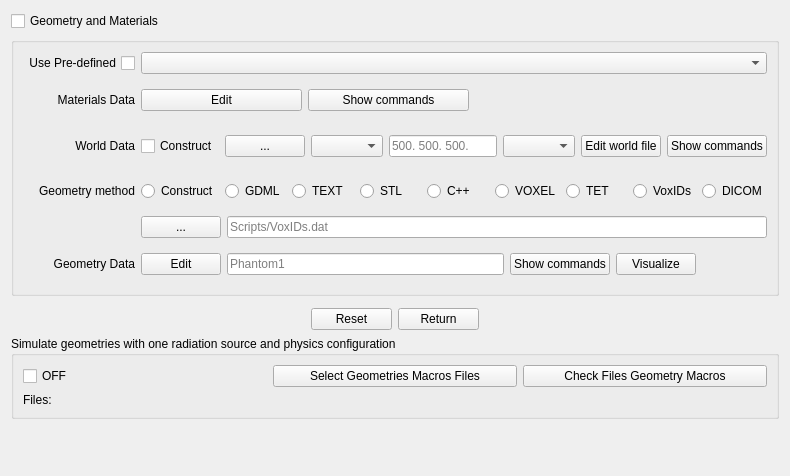
            <widget class="QWidget" name="Geometry">
             <attribute name="title">
              <string>Geometry</string>
             </attribute>
             <layout class="QFormLayout" name="formLayout_2">
              <item row="0" column="0">
               <widget class="QCheckBox" name="checkBoxFixGeometryCommands">
                <property name="toolTip">
                 <string>&lt;html&gt;&lt;head/&gt;&lt;body&gt;&lt;p&gt;Uncheck to ignor the geometry and materials macros data from the read input file.&lt;/p&gt;&lt;/body&gt;&lt;/html&gt;</string>
                </property>
                <property name="text">
                 <string>Geometry and Materials</string>
                </property>
               </widget>
              </item>
              <item row="1" column="0" colspan="2">
               <widget class="QGroupBox" name="groupBoxGeometry">
                <property name="title">
                 <string/>
                </property>
                <layout class="QGridLayout" name="gridLayout_6">
                 <item row="3" column="0">
                  <widget class="QLabel" name="WorldDimLabel">
                   <property name="text">
                    <string>World Data</string>
                   </property>
                   <property name="alignment">
                    <set>Qt::AlignRight|Qt::AlignTrailing|Qt::AlignVCenter</set>
                   </property>
                  </widget>
                 </item>
                 <item row="7" column="0">
                  <widget class="QLabel" name="label_14">
                   <property name="text">
                    <string>Geometry Data</string>
                   </property>
                   <property name="alignment">
                    <set>Qt::AlignRight|Qt::AlignTrailing|Qt::AlignVCenter</set>
                   </property>
                  </widget>
                 </item>
                 <item row="5" column="1">
                  <widget class="QFrame" name="frame_19">
                   <property name="frameShape">
                    <enum>QFrame::NoFrame</enum>
                   </property>
                   <property name="frameShadow">
                    <enum>QFrame::Raised</enum>
                   </property>
                   <layout class="QHBoxLayout" name="horizontalLayout_20">
                    <property name="spacing">
                     <number>6</number>
                    </property>
                    <property name="leftMargin">
                     <number>0</number>
                    </property>
                    <property name="topMargin">
                     <number>0</number>
                    </property>
                    <property name="rightMargin">
                     <number>0</number>
                    </property>
                    <property name="bottomMargin">
                     <number>0</number>
                    </property>
                    <item>
                     <widget class="QPushButton" name="pushButtonChooseVoxIDsFile">
                      <property name="text">
                       <string>...</string>
                      </property>
                     </widget>
                    </item>
                    <item>
                     <widget class="QLineEdit" name="lineEditVoxIDsFilePath">
                      <property name="toolTip">
                       <string>add region r material IDs file for VoxIDs geometry</string>
                      </property>
                      <property name="placeholderText">
                       <string>Scripts/VoxIDs.dat</string>
                      </property>
                     </widget>
                    </item>
                   </layout>
                  </widget>
                 </item>
                 <item row="1" column="0">
                  <widget class="QLabel" name="MaterialsDataLabel">
                   <property name="text">
                    <string>Materials Data</string>
                   </property>
                   <property name="alignment">
                    <set>Qt::AlignRight|Qt::AlignTrailing|Qt::AlignVCenter</set>
                   </property>
                  </widget>
                 </item>
                 <item row="3" column="1">
                  <widget class="QFrame" name="frame_World">
                   <property name="frameShape">
                    <enum>QFrame::NoFrame</enum>
                   </property>
                   <property name="frameShadow">
                    <enum>QFrame::Raised</enum>
                   </property>
                   <layout class="QHBoxLayout" name="horizontalLayout_3">
                    <property name="leftMargin">
                     <number>0</number>
                    </property>
                    <property name="rightMargin">
                     <number>0</number>
                    </property>
                    <item>
                     <widget class="QCheckBox" name="checkBoxWorldConst">
                      <property name="text">
                       <string>Construct</string>
                      </property>
                     </widget>
                    </item>
                    <item>
                     <widget class="QPushButton" name="pushButtonChoosWorldFile">
                      <property name="text">
                       <string>...</string>
                      </property>
                     </widget>
                    </item>
                    <item>
                     <widget class="QComboBox" name="PhantomWorldMaterialLineEdit">
                      <property name="enabled">
                       <bool>true</bool>
                      </property>
                      <property name="editable">
                       <bool>false</bool>
                      </property>
                     </widget>
                    </item>
                    <item>
                     <widget class="QLineEdit" name="PhantomWorldHalfSizeslineEdit">
                      <property name="placeholderText">
                       <string>500. 500. 500. </string>
                      </property>
                     </widget>
                    </item>
                    <item>
                     <widget class="QComboBox" name="comboBoxWorldSizeUnit"/>
                    </item>
                    <item>
                     <widget class="QPushButton" name="pushButtonEditGeometryFile">
                      <property name="text">
                       <string>Edit world file</string>
                      </property>
                     </widget>
                    </item>
                    <item>
                     <widget class="QPushButton" name="WorldDataShowButtonpushButton">
                      <property name="toolTip">
                       <string>&lt;html&gt;&lt;head/&gt;&lt;body&gt;&lt;p&gt;Show the registered macros of world building data.&lt;/p&gt;&lt;/body&gt;&lt;/html&gt;</string>
                      </property>
                      <property name="text">
                       <string>Show commands</string>
                      </property>
                     </widget>
                    </item>
                   </layout>
                  </widget>
                 </item>
                 <item row="4" column="1">
                  <widget class="QFrame" name="frame_6">
                   <property name="frameShape">
                    <enum>QFrame::NoFrame</enum>
                   </property>
                   <property name="frameShadow">
                    <enum>QFrame::Raised</enum>
                   </property>
                   <layout class="QHBoxLayout" name="horizontalLayout_5">
                    <property name="leftMargin">
                     <number>0</number>
                    </property>
                    <property name="rightMargin">
                     <number>0</number>
                    </property>
                    <item>
                     <widget class="QRadioButton" name="radioButtonConstruct">
                      <property name="text">
                       <string>Construct</string>
                      </property>
                     </widget>
                    </item>
                    <item>
                     <widget class="QRadioButton" name="radioButtonGDML">
                      <property name="text">
                       <string>GDML</string>
                      </property>
                     </widget>
                    </item>
                    <item>
                     <widget class="QRadioButton" name="radioButtonTEXT">
                      <property name="text">
                       <string>TEXT</string>
                      </property>
                     </widget>
                    </item>
                    <item>
                     <widget class="QRadioButton" name="radioButtonSTL">
                      <property name="text">
                       <string>STL</string>
                      </property>
                     </widget>
                    </item>
                    <item>
                     <widget class="QRadioButton" name="radioButtonCpp">
                      <property name="text">
                       <string>C++</string>
                      </property>
                     </widget>
                    </item>
                    <item>
                     <widget class="QRadioButton" name="radioButtonVoxel">
                      <property name="text">
                       <string>VOXEL</string>
                      </property>
                     </widget>
                    </item>
                    <item>
                     <widget class="QRadioButton" name="radioButtonTET">
                      <property name="text">
                       <string>TET</string>
                      </property>
                     </widget>
                    </item>
                    <item>
                     <widget class="QRadioButton" name="radioButtonVoxIDs">
                      <property name="text">
                       <string>VoxIDs</string>
                      </property>
                     </widget>
                    </item>
                    <item>
                     <widget class="QRadioButton" name="radioButtonDICOM">
                      <property name="text">
                       <string>DICOM</string>
                      </property>
                     </widget>
                    </item>
                   </layout>
                  </widget>
                 </item>
                 <item row="7" column="1">
                  <widget class="QFrame" name="frame_GDML">
                   <property name="frameShape">
                    <enum>QFrame::NoFrame</enum>
                   </property>
                   <property name="frameShadow">
                    <enum>QFrame::Raised</enum>
                   </property>
                   <layout class="QHBoxLayout" name="horizontalLayout_8">
                    <property name="leftMargin">
                     <number>0</number>
                    </property>
                    <property name="rightMargin">
                     <number>71</number>
                    </property>
                    <item>
                     <widget class="QPushButton" name="EditGeometyDataBtn">
                      <property name="toolTip">
                       <string>&lt;html&gt;&lt;head/&gt;&lt;body&gt;&lt;p&gt;Open the geometry frame to add, remove, and edit the geometrical data using the GUI and commands. All the data will be shown in commands. You should edit the commands in the input tab and save the macro commands.&lt;/p&gt;&lt;/body&gt;&lt;/html&gt;</string>
                      </property>
                      <property name="text">
                       <string>Edit</string>
                      </property>
                     </widget>
                    </item>
                    <item>
                     <widget class="QLineEdit" name="lineEditGeometrySymbole">
                      <property name="toolTip">
                       <string>&lt;html&gt;&lt;head/&gt;&lt;body&gt;&lt;p&gt;The geometry symbol is used to characterize the results in the result file. Note that the result is localized by geometry symbol, radionuclide or particle, quantity, source region, target region (and energy for particle).&lt;/p&gt;&lt;/body&gt;&lt;/html&gt;</string>
                      </property>
                      <property name="placeholderText">
                       <string>Phantom1</string>
                      </property>
                     </widget>
                    </item>
                    <item>
                     <widget class="QPushButton" name="GeometryDataShowButton">
                      <property name="toolTip">
                       <string>&lt;html&gt;&lt;head/&gt;&lt;body&gt;&lt;p&gt;Show the registered macros of geometry data.&lt;/p&gt;&lt;/body&gt;&lt;/html&gt;</string>
                      </property>
                      <property name="text">
                       <string>Show commands</string>
                      </property>
                     </widget>
                    </item>
                    <item>
                     <widget class="QPushButton" name="ViewGeometyDataBtn">
                      <property name="toolTip">
                       <string>&lt;html&gt;&lt;head/&gt;&lt;body&gt;&lt;p&gt;Run DoseCalcs for the created geometry visualization using the Qt driver.&lt;/p&gt;&lt;/body&gt;&lt;/html&gt;</string>
                      </property>
                      <property name="text">
                       <string>Visualize</string>
                      </property>
                     </widget>
                    </item>
                   </layout>
                  </widget>
                 </item>
                 <item row="4" column="0">
                  <widget class="QLabel" name="labelGeomtryType">
                   <property name="lineWidth">
                    <number>1</number>
                   </property>
                   <property name="text">
                    <string>Geometry method</string>
                   </property>
                   <property name="alignment">
                    <set>Qt::AlignRight|Qt::AlignTrailing|Qt::AlignVCenter</set>
                   </property>
                  </widget>
                 </item>
                 <item row="1" column="1">
                  <widget class="QFrame" name="frame_materials">
                   <property name="frameShape">
                    <enum>QFrame::NoFrame</enum>
                   </property>
                   <property name="frameShadow">
                    <enum>QFrame::Raised</enum>
                   </property>
                   <layout class="QHBoxLayout" name="horizontalLayout_12">
                    <property name="leftMargin">
                     <number>0</number>
                    </property>
                    <property name="rightMargin">
                     <number>298</number>
                    </property>
                    <item>
                     <widget class="QPushButton" name="MaterialsDataEditButton">
                      <property name="toolTip">
                       <string>&lt;html&gt;&lt;head/&gt;&lt;body&gt;&lt;p&gt;Open the material frame to add, remove, and edit the materials data using the GUI and commands. All the data will be shown in commands. You should edit the commands in the input tab and save the macro commands.&lt;/p&gt;&lt;/body&gt;&lt;/html&gt;</string>
                      </property>
                      <property name="text">
                       <string>Edit</string>
                      </property>
                     </widget>
                    </item>
                    <item>
                     <widget class="QPushButton" name="MaterialsDataShowButton">
                      <property name="toolTip">
                       <string>&lt;html&gt;&lt;head/&gt;&lt;body&gt;&lt;p&gt;Show the registered macros of material data.&lt;/p&gt;&lt;/body&gt;&lt;/html&gt;</string>
                      </property>
                      <property name="text">
                       <string>Show commands</string>
                      </property>
                     </widget>
                    </item>
                   </layout>
                  </widget>
                 </item>
                 <item row="0" column="0">
                  <widget class="QCheckBox" name="checkBoxUsePreDefinedGeom">
                   <property name="layoutDirection">
                    <enum>Qt::RightToLeft</enum>
                   </property>
                   <property name="text">
                    <string>Use Pre-defined</string>
                   </property>
                  </widget>
                 </item>
                 <item row="0" column="1">
                  <widget class="QComboBox" name="comboBoxPreDefinedGeom"/>
                 </item>
                </layout>
               </widget>
              </item>
              <item row="3" column="0" colspan="2">
               <widget class="QFrame" name="fraHelpGUIInput">
                <property name="frameShape">
                 <enum>QFrame::NoFrame</enum>
                </property>
                <property name="frameShadow">
                 <enum>QFrame::Raised</enum>
                </property>
               </widget>
              </item>
              <item row="4" column="0" colspan="2">
               <widget class="QFrame" name="frame_4">
                <property name="frameShape">
                 <enum>QFrame::NoFrame</enum>
                </property>
                <property name="frameShadow">
                 <enum>QFrame::Raised</enum>
                </property>
                <layout class="QHBoxLayout" name="horizontalLayout_9">
                 <property name="leftMargin">
                  <number>300</number>
                 </property>
                 <property name="topMargin">
                  <number>0</number>
                 </property>
                 <property name="rightMargin">
                  <number>300</number>
                 </property>
                 <property name="bottomMargin">
                  <number>0</number>
                 </property>
                 <item>
                  <widget class="QPushButton" name="PhantomBtnReset">
                   <property name="text">
                    <string>Reset</string>
                   </property>
                  </widget>
                 </item>
                 <item>
                  <widget class="QPushButton" name="BtnPhantomReturn">
                   <property name="text">
                    <string>Return</string>
                   </property>
                  </widget>
                 </item>
                </layout>
               </widget>
              </item>
              <item row="7" column="0">
               <spacer name="verticalSpacer_4">
                <property name="orientation">
                 <enum>Qt::Vertical</enum>
                </property>
                <property name="sizeHint" stdset="0">
                 <size>
                  <width>20</width>
                  <height>40</height>
                 </size>
                </property>
               </spacer>
              </item>
              <item row="5" column="0" colspan="2">
               <widget class="QGroupBox" name="groupBox_4">
                <property name="title">
                 <string>Simulate geometries with one radiation source and physics configuration</string>
                </property>
                <layout class="QGridLayout" name="gridLayout_12">
                 <item row="0" column="0">
                  <widget class="QCheckBox" name="checkBoxSimulateGeometriesWitOneSource">
                   <property name="text">
                    <string>OFF</string>
                   </property>
                  </widget>
                 </item>
                 <item row="0" column="2">
                  <widget class="QPushButton" name="pushButtonCheckMatGeoCommandsOfFiles">
                   <property name="text">
                    <string>Check Files Geometry Macros</string>
                   </property>
                  </widget>
                 </item>
                 <item row="1" column="0" colspan="3">
                  <widget class="QLabel" name="LabelRededMacrosFiles">
                   <property name="text">
                    <string>Files:</string>
                   </property>
                  </widget>
                 </item>
                 <item row="0" column="1">
                  <widget class="QPushButton" name="pushButtonAddGeometryMacros">
                   <property name="text">
                    <string>Select Geometries Macros Files</string>
                   </property>
                  </widget>
                 </item>
                </layout>
               </widget>
              </item>
             </layout>
            </widget>
